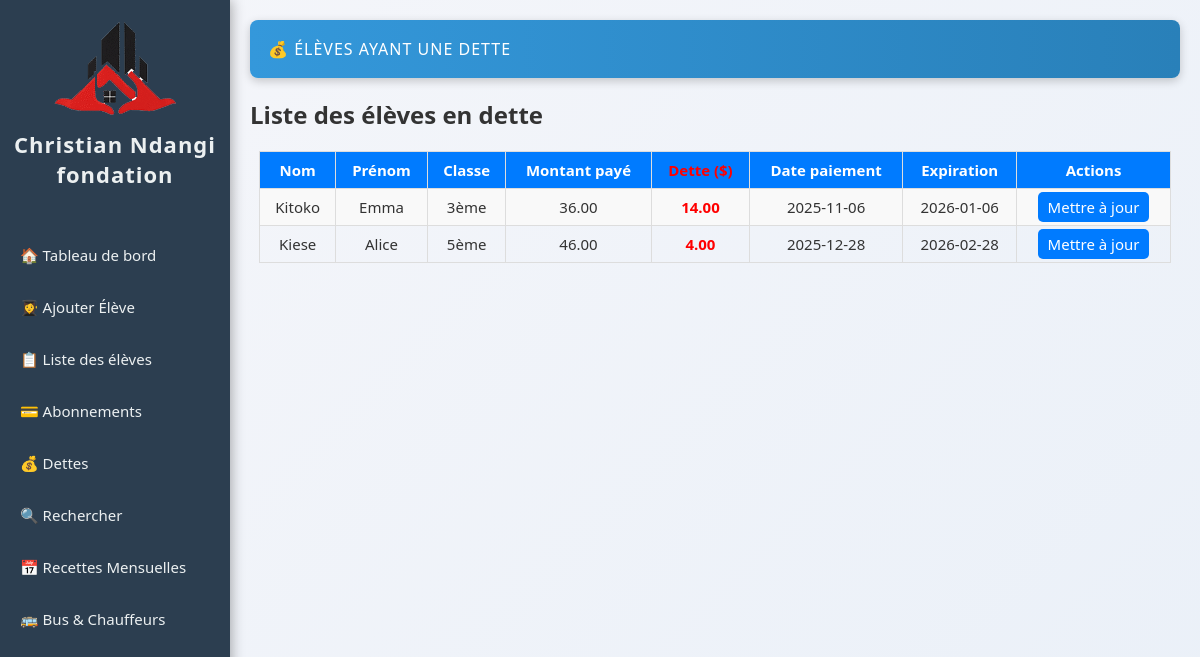
/.history/dette_20251112194639.php, run on an earlier commit of the app's database.
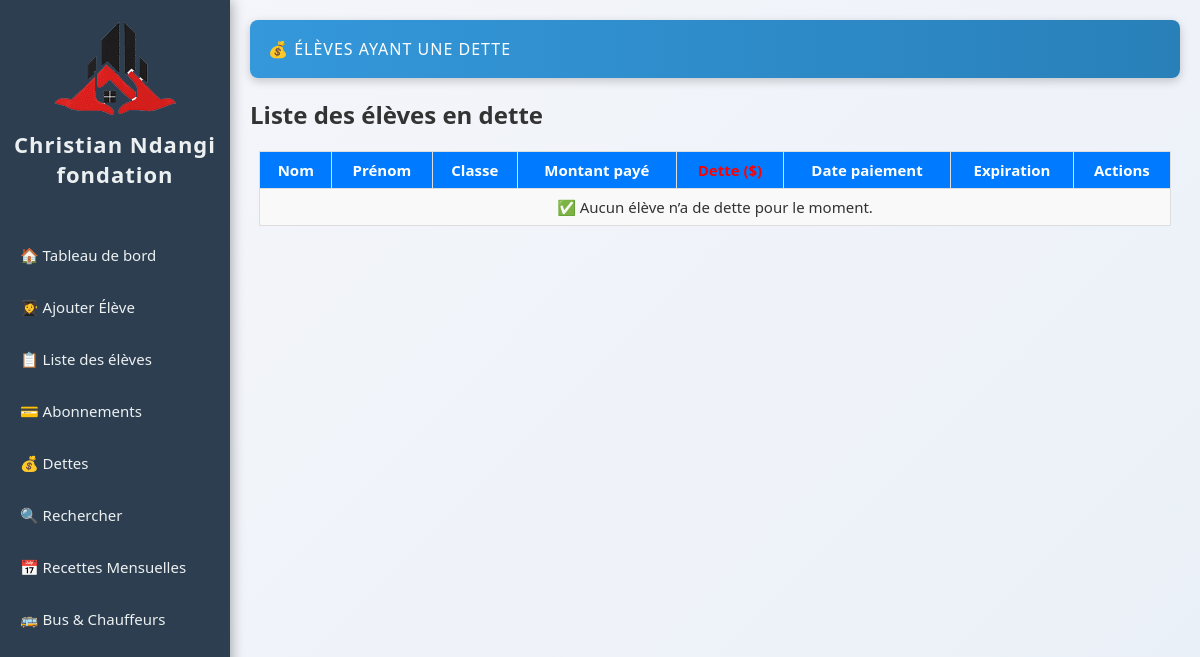
And on a later commit of the database.
### tables this page shows
CREATE TABLE `abonnements` (
  `id` int(11) NOT NULL AUTO_INCREMENT,
  `eleve_id` int(11) NOT NULL,
  `montant` decimal(10,2) NOT NULL,
  `date_paiement` date NOT NULL,
  `date_expiration` date NOT NULL,
  `dette` decimal(10,2) DEFAULT 0.00,
  PRIMARY KEY (`id`),
  KEY `eleve_id` (`eleve_id`),
  CONSTRAINT `abonnements_ibfk_1` FOREIGN KEY (`eleve_id`) REFERENCES `eleves` (`id`) ON DELETE CASCADE
);

CREATE TABLE `eleves` (
  `id` int(11) NOT NULL AUTO_INCREMENT,
  `nom` varchar(50) NOT NULL,
  `postnom` varchar(50) DEFAULT NULL,
  `prenom` varchar(50) NOT NULL,
  `avenue` varchar(100) DEFAULT NULL,
  `quartier` enum('Salongo','Gombele','Madrendele') DEFAULT NULL,
  `commune` enum('Lemba','Matete','Ngaba') DEFAULT NULL,
  `ecole` varchar(100) DEFAULT NULL,
  `cycle` enum('Maternelle','Primaire','Secondaire','Humanité') DEFAULT NULL,
  `classe` varchar(50) DEFAULT NULL,
  `age` int(11) DEFAULT NULL,
  `sexe` enum('M','F') DEFAULT NULL,
  `point_arret` enum('Kamutsha','Kilidja','Garage','Igota Nzambi','Musudja','Station Salongo','Route ByPass','Route Biangana') DEFAULT NULL,
  `parent_nom` varchar(100) DEFAULT NULL,
  `parent_tel` varchar(10) DEFAULT NULL,
  `date_ajout` datetime DEFAULT current_timestamp(),
  PRIMARY KEY (`id`)
);

### .history/dette_20251112194639.php (the view, shortened to what this page needs)
<?php
require 'db/database.php';
$stmt = $pdo->query("
    SELECT e.*,
           a.montant, a.date_paiement, a.date_expiration, a.dette
    FROM eleves e
    LEFT JOIN abonnements a ON e.id = a.eleve_id
    WHERE a.dette > 0
    ORDER BY a.dette DESC
");
$eleves = $stmt->fetchAll(PDO::FETCH_ASSOC);
?>
<!DOCTYPE html>
<html lang="fr">
<head>
    <link rel="stylesheet" href="css/style.css">
</head>
<body>
    <?php include 'sidebar.php'; ?>
    <div class="main-content">
        <header>💰 Élèves ayant une dette</header>
        <h2>Liste des élèves en dette</h2>
        <table>
            <tr>
                <th>Nom</th>
                <th>Prénom</th>
                <th>Classe</th>
                <th>Montant payé</th>
                <th class="dette">Dette ($)</th>
                <th>Date paiement</th>
                <th>Expiration</th>
                <th>Actions</th>
            </tr>
            <?php if (!empty($eleves)): ?>
                <?php foreach ($eleves as $e): ?>
                <tr>
                    <td><?= htmlspecialchars($e['nom']) ?></td>
                    <td><?= htmlspecialchars($e['prenom']) ?></td>
                    <td><?= htmlspecialchars($e['classe']) ?></td>
                    <td><?= $e['montant'] ?? 0 ?></td>
                    <td class="dette"><?= $e['dette'] ?? 0 ?></td>
                    <td><?= $e['date_paiement'] ?? '-' ?></td>
                    <td><?= $e['date_expiration'] ?? '-' ?></td>
                    <td>
                        <a class="btn" href="gerer_abonnement.php?eleve_id=<?= $e['id'] ?>">Mettre à jour</a>
                    </td>
                </tr>
                <?php endforeach; ?>
            <?php else: ?>
                <tr><td colspan="8">✅ Aucun élève n’a de dette pour le moment.</td></tr>
            <?php endif; ?>
        </table>
    </div>
</body>
</html>

What changed in the data, as far as the page shows it:
no longer on this page (row edited): abonnements: eleve.nom "Kitoko", eleve.prenom "Emma", eleve.classe "3ème", montant "36.00", dette "14.00", date_paiement "2025-11-06", date_expiration "2026-01-06"
no longer on this page (row edited): abonnements: eleve.nom "Kiese", eleve.prenom "Alice", eleve.classe "5ème", montant "46.00", dette "4.00", date_paiement "2025-12-28", date_expiration "2026-02-28"
Also different on the page:
text now shown: "✅ Aucun élève n’a de dette pour le moment."
